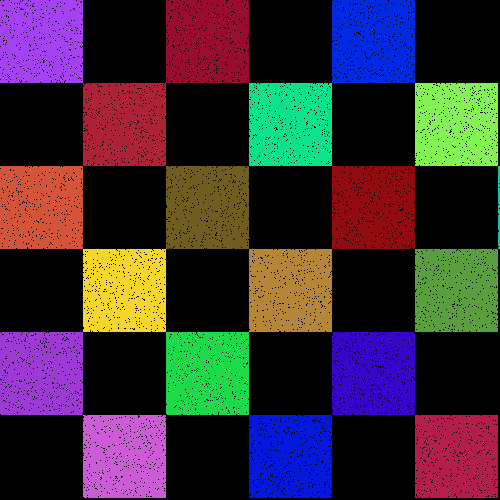
Frame 1 (no input)
Frame 60 (the mouse pressed at the canvas centre just before this capture): identical to frame 1, image omitted
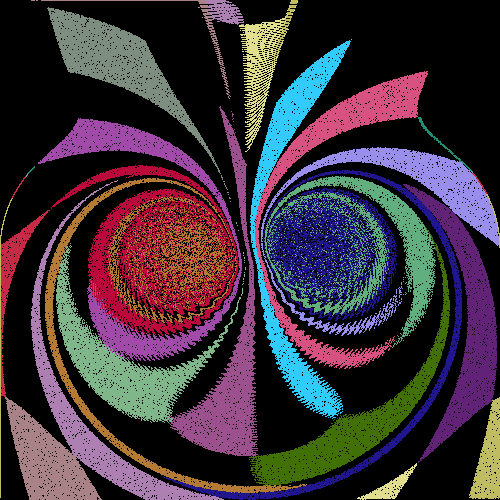
Frame 120 (the mouse held since frame 60 and released just before this capture)

The Processing sketch that drew these frames (run headless with seeded random() and noise(); from frame 60 on, the mouse is pressed at the canvas centre):

// Processing sketch: processing_85080
// ── processing_85080.pde

int l = 20000;
float px[] = new float[l*19];
float py[] = new float[l*19];
color b;
float m = 3;
float n = 2;
int a=6;
int iro=50;



void setup() {
  size(500, 500);
  background(0);
  smooth();

  
  b = color(random(0,255),random(0,255),random(0,255),iro);
  for(int i = 0; i < l; i++) {
    px[i] = random(width/a);
    py[i] = random(height/a);
    set((int)px[i], (int)py[i], b);
  }
  b = color(random(0,255),random(0,255),random(0,255),iro);
  for(int i = l+1; i < l*2; i++) {
    px[i] = random(width/a)+width/a+width/a;
    py[i] = random(height/a) ;
    set((int)px[i], (int)py[i], b);
  }
  b = color(random(0,255),random(0,255),random(0,255),iro);
  for(int i =l*2+1; i < l*3; i++) {
    px[i] = random(width/a)+width/a+width/a+width/a+width/a;
    py[i] = random(height/a);
    set((int)px[i], (int)py[i], b);
  }
  b = color(random(0,255),random(0,255),random(0,255),iro);
  for(int i =l*3+1; i < l*4; i++) {
    px[i] = random(width/a)+width/a;
    py[i] = random(height/a)+height/a;
    set((int)px[i], (int)py[i], b);
  }
  b = color(random(0,255),random(0,255),random(0,255),iro);
  for(int i = l*4+1; i < l*5; i++) {
    px[i] = random(width/a)+width/a+width/a+width/a;
    py[i] = random(height/a)+height/a;
    set((int)px[i], (int)py[i], b);
  }
  b = color(random(0,255),random(0,255),random(0,255),iro);
  for(int i = l*5+1; i < l*6; i++) {
    px[i] = random(width/a)+width/a+width/a+width/a+width/a+width/a;
    py[i] = random(height/a)+height/a;
    set((int)px[i], (int)py[i], b);
  }
  b = color(random(0,255),random(0,255),random(0,255),iro);
  for(int i =l*6+1; i < l*7; i++) {
    px[i] = random(width/a);
    py[i] = random(height/a)+height/a+height/a;
    set((int)px[i], (int)py[i], b);
  }
  b = color(random(0,255),random(0,255),random(0,255),iro);
  for(int i = l*7+1; i < l*8; i++) {
    px[i] = random(width/a)+width/a+width/a;
    py[i] = random(height/a)+height/a+height/a;
    set((int)px[i], (int)py[i], b);
  }
  b = color(random(0,255),random(0,255),random(0,255),iro);
  for(int i = l*8+1; i < l*9; i++) {
    px[i] = random(width/a)+width/a+width/a+width/a+width/a;
    py[i] = random(height/a)+height/a+height/a;
    set((int)px[i], (int)py[i], b);
  }
  b = color(random(0,255),random(0,255),random(0,255),iro);
  for(int i =l*9+1; i < l*10; i++) {
    px[i] = random(width/a)+width/a+width/a+width/a+width/a+width/a+width/a;
    py[i] = random(height/a)+height/a+height/a;
    set((int)px[i], (int)py[i], b);
  }
  b = color(random(0,255),random(0,255),random(0,255),iro);
  for(int i = l*10+1; i < l*11; i++) {
    px[i] = random(width/a)+width/a;
    py[i] = random(height/a)+height/a+height/a+height/a;
    set((int)px[i], (int)py[i], b);
  }
  b = color(random(0,255),random(0,255),random(0,255),iro);
  for(int i =l*11+1; i < l*12; i++) {
    px[i] = random(width/a)+width/a+width/a+width/a;
    py[i] = random(height/a)+height/a+height/a+height/a;
    set((int)px[i], (int)py[i], b);
  }
  b = color(random(0,255),random(0,255),random(0,255),iro);
  for(int i = l*12+1; i < l*13; i++) {
    px[i] = random(width/a)+width/a+width/a+width/a+width/a+width/a;
    py[i] = random(height/a)+height/a+height/a+height/a;
    set((int)px[i], (int)py[i], b);
  }
  b = color(random(0,255),random(0,255),random(0,255),iro);
  for(int i = l*13+1; i < l*14 ;i++) {
    px[i] = random(width/a);
    py[i] = random(height/a)+height/a+height/a+height/a+height/a;
    set((int)px[i], (int)py[i], b);
  }
  b = color(random(0,255),random(0,255),random(0,255),iro);
  for(int i =l*14+1; i < l*15; i++) {
    px[i] = random(width/a)+width/a+width/a;
    py[i] = random(height/a)+height/a+height/a+height/a+height/a;
    set((int)px[i], (int)py[i], b);
  }
  b = color(random(0,255),random(0,255),random(0,255),iro);
  for(int i = l*15+1; i < l*16; i++) {
    px[i] = random(width/a)+width/a+width/a+width/a+width/a;
    py[i] = random(height/a)+height/a+height/a+height/a+height/a;
    set((int)px[i], (int)py[i], b);
  }
  b = color(random(0,255),random(0,255),random(0,255),iro);
  for(int i = l*16+1; i < l*17 ;i++) {
    px[i] = random(width/a)+width/a;
    py[i] = random(height/a)+height/a+height/a+height/a+height/a+height/a;
    set((int)px[i], (int)py[i], b);
  }
  b = color(random(0,255),random(0,255),random(0,255),iro);
  for(int i =l*17+1; i < l*18; i++) {
    px[i] = random(width/a)+width/a+width/a+width/a;
    py[i] = random(height/a)+height/a+height/a+height/a+height/a+height/a;
    set((int)px[i], (int)py[i], b);
  }
  b = color(random(0,255),random(0,255),random(0,255),iro);
  for(int i = l*18+1; i < l*19; i++) {
    px[i] = random(width/a)+width/a+width/a+width/a+width/a+width/a;
    py[i] = random(height/a)+height/a+height/a+height/a+height/a+height/a;
    set((int)px[i], (int)py[i], b);
  }
}



void draw() {  
  if (mousePressed) {
    background(0);
    rotatePoints(mouseX - 50, mouseY, LEFT);
    rotatePoints(mouseX + 50, mouseY, RIGHT);
    b = color(random(0,255),random(0,255),random(0,255),iro);
    for(int i = 0; i < l; i++)
      set((int)px[i], (int)py[i], b);       
    b = color(random(0,255),random(0,255),random(0,255),iro);
    for(int i = l+1; i < l*2; i++)
      set((int)px[i], (int)py[i], b);
    b = color(random(0,255),random(0,255),random(0,255),iro);
    for(int i = l*2+1; i < l*3; i++)
      set((int)px[i], (int)py[i], b);
    b = color(random(0,255),random(0,255),random(0,255),iro);
    for(int i = l*3+1; i < l*4; i++)
      set((int)px[i], (int)py[i], b);
    b = color(random(0,255),random(0,255),random(0,255),iro);
    for(int i = l*4+1; i < l*5; i++)
      set((int)px[i], (int)py[i], b);   
    b = color(random(0,255),random(0,255),random(0,255),iro);
    for(int i = l*5+1; i < l*6; i++)
      set((int)px[i], (int)py[i], b); 
    b = color(random(0,255),random(0,255),random(0,255),iro);
    for(int i = l*6+1; i < l*7; i++)
      set((int)px[i], (int)py[i], b);   
    b = color(random(0,255),random(0,255),random(0,255),iro);
    for(int i =l*7+1; i < l*8; i++)
      set((int)px[i], (int)py[i], b); 
    b = color(random(0,255),random(0,255),random(0,255),iro);
    for(int i = l*8+1; i < l*9; i++)
      set((int)px[i], (int)py[i], b); 
    b = color(random(0,255),random(0,255),random(0,255),iro);
    for(int i = l*9+1; i < l*10; i++)
      set((int)px[i], (int)py[i], b);   
    b = color(random(0,255),random(0,255),random(0,255),iro);
    for(int i =l*10+1; i < l*11; i++)
      set((int)px[i], (int)py[i], b); 
    b = color(random(0,255),random(0,255),random(0,255),iro);
    for(int i = l*11+1; i < l*12; i++)
      set((int)px[i], (int)py[i], b);   
    b = color(random(0,255),random(0,255),random(0,255),iro);
    for(int i =l*12+1; i < l*13; i++)
      set((int)px[i], (int)py[i], b); 
    b = color(random(0,255),random(0,255),random(0,255),iro);
    for(int i =l*13+1; i < l*14; i++)
      set((int)px[i], (int)py[i], b); 
    b = color(random(0,255),random(0,255),random(0,255),iro);
    for(int i = l*14+1; i < l*15; i++)
      set((int)px[i], (int)py[i], b);   
    b = color(random(0,255),random(0,255),random(0,255),iro);
    for(int i =l*15+1; i < l*16; i++)
      set((int)px[i], (int)py[i], b);
    b = color(random(0,255),random(0,255),random(0,255),iro);
    for(int i =l*16+1; i < l*17; i++)
      set((int)px[i], (int)py[i], b); 
    b = color(random(0,255),random(0,255),random(0,255),iro);
    for(int i = l*17+1; i < l*18; i++)
      set((int)px[i], (int)py[i], b);
    b = color(random(0,255),random(0,255),random(0,255),iro);
    for(int i =l*18+1; i < l*19; i++)
      set((int)px[i], (int)py[i], b);
  }  
}

void keyPressed(){
  reset();
}



void rotatePoints(int x, int y, int dir) {
  for(int i = 0; i < l*19; i++) {
    float mx = px[i]-float(x);
    float my = py[i]-float(y);
    float r = dist(px[i]/m, py[i]/m, x/m, y/m);
    r*=r/50;
    float tx = 0;
    float ty = 0;
    if(dir==LEFT) {
      tx = cos(1/r*n)*mx-sin(1/r*n)*my;
      ty = sin(1/r*n)*mx+cos(1/r*n)*my;
    }
    else{
      tx = cos(-1/r*n)*mx-sin(-1/r*n)*my;
      ty = sin(-1/r*n)*mx+cos(-1/r*n)*my;
    }
    tx += float(x);
    ty += float(y);
    px[i] = tx;
    py[i] = ty;
    if(px[i]>width)
      px[i] = 0;
    if(px[i]<0)
      px[i] = width;
    if(py[i]>width)
      py[i] = 0;
    if(py[i]<0)
      py[i] = width;
  }
}

void reset(){
  
  background(0,60);
  
 b = color(random(0,255),random(0,255),random(0,255),iro);
  for(int i = 0; i < l; i++) {
    px[i] = random(width/a);
    py[i] = random(height/a);
    set((int)px[i], (int)py[i], b);
  }
  b = color(random(0,255),random(0,255),random(0,255),iro);
  for(int i = l+1; i < l*2; i++) {
    px[i] = random(width/a)+width/a+width/a;
    py[i] = random(height/a) ;
    set((int)px[i], (int)py[i], b);
  }
  b = color(random(0,255),random(0,255),random(0,255),iro);
  for(int i =l*2+1; i < l*3; i++) {
    px[i] = random(width/a)+width/a+width/a+width/a+width/a;
    py[i] = random(height/a);
    set((int)px[i], (int)py[i], b);
  }
  b = color(random(0,255),random(0,255),random(0,255),iro);
  for(int i =l*3+1; i < l*4; i++) {
    px[i] = random(width/a)+width/a;
    py[i] = random(height/a)+height/a;
    set((int)px[i], (int)py[i], b);
  }
  b = color(random(0,255),random(0,255),random(0,255),iro);
  for(int i = l*4+1; i < l*5; i++) {
    px[i] = random(width/a)+width/a+width/a+width/a;
    py[i] = random(height/a)+height/a;
    set((int)px[i], (int)py[i], b);
  }
  b = color(random(0,255),random(0,255),random(0,255),iro);
  for(int i = l*5+1; i < l*6; i++) {
    px[i] = random(width/a)+width/a+width/a+width/a+width/a+width/a;
    py[i] = random(height/a)+height/a;
    set((int)px[i], (int)py[i], b);
  }
  b = color(random(0,255),random(0,255),random(0,255),iro);
  for(int i =l*6+1; i < l*7; i++) {
    px[i] = random(width/a);
    py[i] = random(height/a)+height/a+height/a;
    set((int)px[i], (int)py[i], b);
  }
  b = color(random(0,255),random(0,255),random(0,255),iro);
  for(int i = l*7+1; i < l*8; i++) {
    px[i] = random(width/a)+width/a+width/a;
    py[i] = random(height/a)+height/a+height/a;
    set((int)px[i], (int)py[i], b);
  }
  b = color(random(0,255),random(0,255),random(0,255),iro);
  for(int i = l*8+1; i < l*9; i++) {
    px[i] = random(width/a)+width/a+width/a+width/a+width/a;
    py[i] = random(height/a)+height/a+height/a;
    set((int)px[i], (int)py[i], b);
  }
  b = color(random(0,255),random(0,255),random(0,255),iro);
  for(int i =l*9+1; i < l*10; i++) {
    px[i] = random(width/a)+width/a+width/a+width/a+width/a+width/a+width/a;
    py[i] = random(height/a)+height/a+height/a;
    set((int)px[i], (int)py[i], b);
  }
  b = color(random(0,255),random(0,255),random(0,255),iro);
  for(int i = l*10+1; i < l*11; i++) {
    px[i] = random(width/a)+width/a;
    py[i] = random(height/a)+height/a+height/a+height/a;
    set((int)px[i], (int)py[i], b);
  }
  b = color(random(0,255),random(0,255),random(0,255),iro);
  for(int i =l*11+1; i < l*12; i++) {
    px[i] = random(width/a)+width/a+width/a+width/a;
    py[i] = random(height/a)+height/a+height/a+height/a;
    set((int)px[i], (int)py[i], b);
  }
  b = color(random(0,255),random(0,255),random(0,255),iro);
  for(int i = l*12+1; i < l*13; i++) {
    px[i] = random(width/a)+width/a+width/a+width/a+width/a+width/a;
    py[i] = random(height/a)+height/a+height/a+height/a;
    set((int)px[i], (int)py[i], b);
  }
  b = color(random(0,255),random(0,255),random(0,255),iro);
  for(int i = l*13+1; i < l*14 ;i++) {
    px[i] = random(width/a);
    py[i] = random(height/a)+height/a+height/a+height/a+height/a;
    set((int)px[i], (int)py[i], b);
  }
  b = color(random(0,255),random(0,255),random(0,255),iro);
  for(int i =l*14+1; i < l*15; i++) {
    px[i] = random(width/a)+width/a+width/a;
    py[i] = random(height/a)+height/a+height/a+height/a+height/a;
    set((int)px[i], (int)py[i], b);
  }
  b = color(random(0,255),random(0,255),random(0,255),iro);
  for(int i = l*15+1; i < l*16; i++) {
    px[i] = random(width/a)+width/a+width/a+width/a+width/a;
    py[i] = random(height/a)+height/a+height/a+height/a+height/a;
    set((int)px[i], (int)py[i], b);
  }
  b = color(random(0,255),random(0,255),random(0,255),iro);
  for(int i = l*16+1; i < l*17 ;i++) {
    px[i] = random(width/a)+width/a;
    py[i] = random(height/a)+height/a+height/a+height/a+height/a+height/a;
    set((int)px[i], (int)py[i], b);
  }
  b = color(random(0,255),random(0,255),random(0,255),iro);
  for(int i =l*17+1; i < l*18; i++) {
    px[i] = random(width/a)+width/a+width/a+width/a;
    py[i] = random(height/a)+height/a+height/a+height/a+height/a+height/a;
    set((int)px[i], (int)py[i], b);
  }
  b = color(random(0,255),random(0,255),random(0,255),iro);
  for(int i = l*18+1; i < l*19; i++) {
    px[i] = random(width/a)+width/a+width/a+width/a+width/a+width/a;
    py[i] = random(height/a)+height/a+height/a+height/a+height/a+height/a;
    set((int)px[i], (int)py[i], b);
  }
}
  
